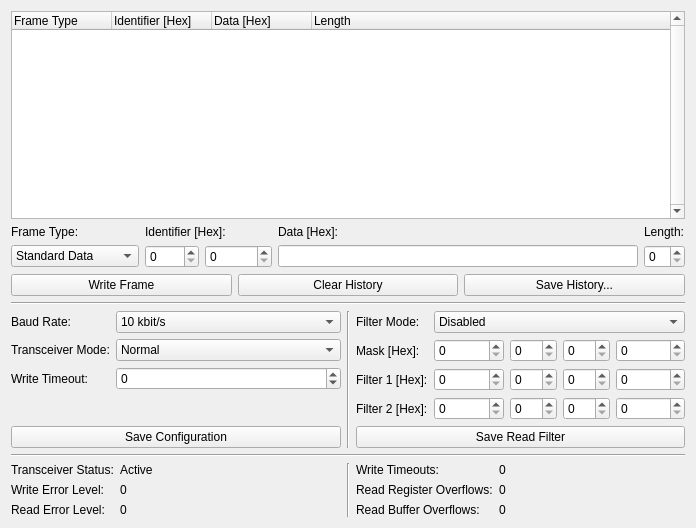
<?xml version="1.0" encoding="UTF-8"?>
<ui version="4.0">
 <class>CAN</class>
 <widget class="QWidget" name="CAN">
  <property name="geometry">
   <rect>
    <x>0</x>
    <y>0</y>
    <width>696</width>
    <height>528</height>
   </rect>
  </property>
  <property name="windowTitle">
   <string>Form</string>
  </property>
  <layout class="QVBoxLayout" name="verticalLayout">
   <item>
    <widget class="QTreeWidget" name="tree_frames">
     <property name="sizePolicy">
      <sizepolicy hsizetype="Expanding" vsizetype="Expanding">
       <horstretch>0</horstretch>
       <verstretch>1</verstretch>
      </sizepolicy>
     </property>
     <property name="minimumSize">
      <size>
       <width>0</width>
       <height>100</height>
      </size>
     </property>
     <property name="verticalScrollBarPolicy">
      <enum>Qt::ScrollBarAlwaysOn</enum>
     </property>
     <property name="rootIsDecorated">
      <bool>false</bool>
     </property>
     <column>
      <property name="text">
       <string>Frame Type</string>
      </property>
     </column>
     <column>
      <property name="text">
       <string>Identifier [Hex]</string>
      </property>
     </column>
     <column>
      <property name="text">
       <string>Data [Hex]</string>
      </property>
     </column>
     <column>
      <property name="text">
       <string>Length</string>
      </property>
     </column>
    </widget>
   </item>
   <item>
    <layout class="QGridLayout" name="gridLayout">
     <item row="0" column="0">
      <widget class="QLabel" name="label">
       <property name="text">
        <string>Frame Type:</string>
       </property>
      </widget>
     </item>
     <item row="0" column="1">
      <widget class="QLabel" name="label_3">
       <property name="text">
        <string>Identifier [Hex]:</string>
       </property>
      </widget>
     </item>
     <item row="0" column="3">
      <widget class="QLabel" name="label_4">
       <property name="text">
        <string>Length:</string>
       </property>
      </widget>
     </item>
     <item row="0" column="2">
      <widget class="QLabel" name="label_2">
       <property name="text">
        <string>Data [Hex]:</string>
       </property>
      </widget>
     </item>
     <item row="2" column="0" colspan="4">
      <layout class="QHBoxLayout" name="horizontalLayout_6">
       <item>
        <widget class="QPushButton" name="button_write_frame">
         <property name="text">
          <string>Write Frame</string>
         </property>
        </widget>
       </item>
       <item>
        <widget class="QPushButton" name="button_clear_history">
         <property name="text">
          <string>Clear History</string>
         </property>
        </widget>
       </item>
       <item>
        <widget class="QPushButton" name="button_save_history">
         <property name="text">
          <string>Save History...</string>
         </property>
        </widget>
       </item>
      </layout>
     </item>
     <item row="1" column="1">
      <layout class="QHBoxLayout" name="horizontalLayout_7">
       <item>
        <widget class="SpinBoxHex" name="spin_identifier_standard">
         <property name="sizePolicy">
          <sizepolicy hsizetype="Minimum" vsizetype="Fixed">
           <horstretch>0</horstretch>
           <verstretch>0</verstretch>
          </sizepolicy>
         </property>
         <property name="maximum">
          <number>2047</number>
         </property>
        </widget>
       </item>
       <item>
        <widget class="SpinBoxHex" name="spin_identifier_extended">
         <property name="maximum">
          <number>536870911</number>
         </property>
        </widget>
       </item>
      </layout>
     </item>
     <item row="1" column="0">
      <widget class="QComboBox" name="combo_frame_type">
       <item>
        <property name="text">
         <string>Standard Data</string>
        </property>
       </item>
       <item>
        <property name="text">
         <string>Standard Remote</string>
        </property>
       </item>
       <item>
        <property name="text">
         <string>Extended Data</string>
        </property>
       </item>
       <item>
        <property name="text">
         <string>Extended Remote</string>
        </property>
       </item>
      </widget>
     </item>
     <item row="1" column="2">
      <widget class="QLineEdit" name="edit_data"/>
     </item>
     <item row="1" column="3">
      <widget class="QSpinBox" name="spin_length">
       <property name="maximum">
        <number>15</number>
       </property>
      </widget>
     </item>
    </layout>
   </item>
   <item>
    <widget class="Line" name="line_3">
     <property name="orientation">
      <enum>Qt::Horizontal</enum>
     </property>
    </widget>
   </item>
   <item>
    <layout class="QHBoxLayout" name="horizontalLayout_4">
     <item>
      <layout class="QGridLayout" name="gridLayout_2">
       <item row="0" column="0">
        <widget class="QLabel" name="label_6">
         <property name="text">
          <string>Baud Rate:</string>
         </property>
        </widget>
       </item>
       <item row="1" column="0">
        <widget class="QLabel" name="label_7">
         <property name="text">
          <string>Transceiver Mode:</string>
         </property>
        </widget>
       </item>
       <item row="2" column="0">
        <widget class="QLabel" name="label_5">
         <property name="text">
          <string>Write Timeout:</string>
         </property>
        </widget>
       </item>
       <item row="4" column="0" colspan="2">
        <widget class="QPushButton" name="button_save_configuration">
         <property name="text">
          <string>Save Configuration</string>
         </property>
        </widget>
       </item>
       <item row="2" column="1">
        <widget class="QSpinBox" name="spin_write_timeout">
         <property name="toolTip">
          <string>&lt; 0 (One-Shot), = 0 (Infinite), &gt; 0 (Milliseconds)</string>
         </property>
         <property name="minimum">
          <number>-1</number>
         </property>
         <property name="maximum">
          <number>2147483647</number>
         </property>
         <property name="value">
          <number>0</number>
         </property>
        </widget>
       </item>
       <item row="1" column="1">
        <widget class="QComboBox" name="combo_transceiver_mode">
         <item>
          <property name="text">
           <string>Normal</string>
          </property>
         </item>
         <item>
          <property name="text">
           <string>Loopback</string>
          </property>
         </item>
         <item>
          <property name="text">
           <string>Read Only</string>
          </property>
         </item>
        </widget>
       </item>
       <item row="0" column="1">
        <widget class="QComboBox" name="combo_baud_rate">
         <property name="sizePolicy">
          <sizepolicy hsizetype="Preferred" vsizetype="Fixed">
           <horstretch>1</horstretch>
           <verstretch>0</verstretch>
          </sizepolicy>
         </property>
         <item>
          <property name="text">
           <string>10 kbit/s</string>
          </property>
         </item>
         <item>
          <property name="text">
           <string>20 kbit/s</string>
          </property>
         </item>
         <item>
          <property name="text">
           <string>50 kbit/s</string>
          </property>
         </item>
         <item>
          <property name="text">
           <string>125 kbit/s</string>
          </property>
         </item>
         <item>
          <property name="text">
           <string>250 kbit/s</string>
          </property>
         </item>
         <item>
          <property name="text">
           <string>500 kbit/s</string>
          </property>
         </item>
         <item>
          <property name="text">
           <string>800 kbit/s</string>
          </property>
         </item>
         <item>
          <property name="text">
           <string>1000 kbit/s</string>
          </property>
         </item>
        </widget>
       </item>
       <item row="3" column="0">
        <spacer name="verticalSpacer">
         <property name="orientation">
          <enum>Qt::Vertical</enum>
         </property>
         <property name="sizeHint" stdset="0">
          <size>
           <width>20</width>
           <height>0</height>
          </size>
         </property>
        </spacer>
       </item>
      </layout>
     </item>
     <item>
      <widget class="Line" name="line">
       <property name="orientation">
        <enum>Qt::Vertical</enum>
       </property>
      </widget>
     </item>
     <item>
      <layout class="QGridLayout" name="gridLayout_3">
       <item row="0" column="0">
        <widget class="QLabel" name="label_20">
         <property name="text">
          <string>Filter Mode:</string>
         </property>
        </widget>
       </item>
       <item row="4" column="0" colspan="2">
        <widget class="QPushButton" name="button_save_read_filter">
         <property name="text">
          <string>Save Read Filter</string>
         </property>
        </widget>
       </item>
       <item row="0" column="1">
        <widget class="QComboBox" name="combo_filter_mode">
         <property name="sizePolicy">
          <sizepolicy hsizetype="Preferred" vsizetype="Fixed">
           <horstretch>1</horstretch>
           <verstretch>0</verstretch>
          </sizepolicy>
         </property>
         <item>
          <property name="text">
           <string>Disabled</string>
          </property>
         </item>
         <item>
          <property name="text">
           <string>Accept All</string>
          </property>
         </item>
         <item>
          <property name="text">
           <string>Match Standard</string>
          </property>
         </item>
         <item>
          <property name="text">
           <string>Match Standard and Data</string>
          </property>
         </item>
         <item>
          <property name="text">
           <string>Match Extended</string>
          </property>
         </item>
        </widget>
       </item>
       <item row="1" column="1">
        <layout class="QHBoxLayout" name="horizontalLayout">
         <item>
          <widget class="SpinBoxHex" name="spin_filter_mask_standard">
           <property name="sizePolicy">
            <sizepolicy hsizetype="Minimum" vsizetype="Fixed">
             <horstretch>1</horstretch>
             <verstretch>0</verstretch>
            </sizepolicy>
           </property>
           <property name="maximum">
            <number>2047</number>
           </property>
          </widget>
         </item>
         <item>
          <widget class="SpinBoxHex" name="spin_filter_mask_data1">
           <property name="maximum">
            <number>255</number>
           </property>
          </widget>
         </item>
         <item>
          <widget class="SpinBoxHex" name="spin_filter_mask_data2">
           <property name="maximum">
            <number>255</number>
           </property>
          </widget>
         </item>
         <item>
          <widget class="SpinBoxHex" name="spin_filter_mask_extended">
           <property name="sizePolicy">
            <sizepolicy hsizetype="Minimum" vsizetype="Fixed">
             <horstretch>1</horstretch>
             <verstretch>0</verstretch>
            </sizepolicy>
           </property>
           <property name="maximum">
            <number>536870911</number>
           </property>
          </widget>
         </item>
        </layout>
       </item>
       <item row="1" column="0">
        <widget class="QLabel" name="label_22">
         <property name="text">
          <string>Mask [Hex]:</string>
         </property>
        </widget>
       </item>
       <item row="2" column="0">
        <widget class="QLabel" name="label_23">
         <property name="text">
          <string>Filter 1 [Hex]:</string>
         </property>
        </widget>
       </item>
       <item row="3" column="1">
        <layout class="QHBoxLayout" name="horizontalLayout_2">
         <item>
          <widget class="SpinBoxHex" name="spin_filter2_standard">
           <property name="sizePolicy">
            <sizepolicy hsizetype="Minimum" vsizetype="Fixed">
             <horstretch>1</horstretch>
             <verstretch>0</verstretch>
            </sizepolicy>
           </property>
           <property name="maximum">
            <number>2047</number>
           </property>
          </widget>
         </item>
         <item>
          <widget class="SpinBoxHex" name="spin_filter2_data1">
           <property name="maximum">
            <number>255</number>
           </property>
          </widget>
         </item>
         <item>
          <widget class="SpinBoxHex" name="spin_filter2_data2">
           <property name="maximum">
            <number>255</number>
           </property>
          </widget>
         </item>
         <item>
          <widget class="SpinBoxHex" name="spin_filter2_extended">
           <property name="sizePolicy">
            <sizepolicy hsizetype="Minimum" vsizetype="Fixed">
             <horstretch>1</horstretch>
             <verstretch>0</verstretch>
            </sizepolicy>
           </property>
           <property name="maximum">
            <number>536870911</number>
           </property>
          </widget>
         </item>
        </layout>
       </item>
       <item row="3" column="0">
        <widget class="QLabel" name="label_21">
         <property name="text">
          <string>Filter 2 [Hex]:</string>
         </property>
        </widget>
       </item>
       <item row="2" column="1">
        <layout class="QHBoxLayout" name="horizontalLayout_3">
         <item>
          <widget class="SpinBoxHex" name="spin_filter1_standard">
           <property name="sizePolicy">
            <sizepolicy hsizetype="Minimum" vsizetype="Fixed">
             <horstretch>1</horstretch>
             <verstretch>0</verstretch>
            </sizepolicy>
           </property>
           <property name="maximum">
            <number>2047</number>
           </property>
          </widget>
         </item>
         <item>
          <widget class="SpinBoxHex" name="spin_filter1_data1">
           <property name="maximum">
            <number>255</number>
           </property>
          </widget>
         </item>
         <item>
          <widget class="SpinBoxHex" name="spin_filter1_data2">
           <property name="maximum">
            <number>255</number>
           </property>
          </widget>
         </item>
         <item>
          <widget class="SpinBoxHex" name="spin_filter1_extended">
           <property name="sizePolicy">
            <sizepolicy hsizetype="Minimum" vsizetype="Fixed">
             <horstretch>1</horstretch>
             <verstretch>0</verstretch>
            </sizepolicy>
           </property>
           <property name="maximum">
            <number>536870911</number>
           </property>
          </widget>
         </item>
        </layout>
       </item>
      </layout>
     </item>
    </layout>
   </item>
   <item>
    <widget class="Line" name="line_4">
     <property name="orientation">
      <enum>Qt::Horizontal</enum>
     </property>
    </widget>
   </item>
   <item>
    <layout class="QHBoxLayout" name="horizontalLayout_5">
     <item>
      <layout class="QGridLayout" name="gridLayout_4">
       <item row="2" column="0">
        <widget class="QLabel" name="label_8">
         <property name="text">
          <string>Read Error Level:</string>
         </property>
        </widget>
       </item>
       <item row="0" column="0">
        <widget class="QLabel" name="label_9">
         <property name="text">
          <string>Transceiver Status:</string>
         </property>
        </widget>
       </item>
       <item row="1" column="0">
        <widget class="QLabel" name="label_10">
         <property name="text">
          <string>Write Error Level:</string>
         </property>
        </widget>
       </item>
       <item row="0" column="1">
        <widget class="QLabel" name="label_transceiver_status">
         <property name="sizePolicy">
          <sizepolicy hsizetype="Preferred" vsizetype="Preferred">
           <horstretch>1</horstretch>
           <verstretch>0</verstretch>
          </sizepolicy>
         </property>
         <property name="text">
          <string>Active</string>
         </property>
        </widget>
       </item>
       <item row="1" column="1">
        <widget class="QLabel" name="label_write_error_level">
         <property name="text">
          <string>0</string>
         </property>
        </widget>
       </item>
       <item row="2" column="1">
        <widget class="QLabel" name="label_read_error_level">
         <property name="text">
          <string>0</string>
         </property>
        </widget>
       </item>
      </layout>
     </item>
     <item>
      <widget class="Line" name="line_2">
       <property name="orientation">
        <enum>Qt::Vertical</enum>
       </property>
      </widget>
     </item>
     <item>
      <layout class="QGridLayout" name="gridLayout_5">
       <item row="2" column="1">
        <widget class="QLabel" name="label_read_buffer_overflows">
         <property name="text">
          <string>0</string>
         </property>
        </widget>
       </item>
       <item row="2" column="0">
        <widget class="QLabel" name="label_12">
         <property name="text">
          <string>Read Buffer Overflows:</string>
         </property>
        </widget>
       </item>
       <item row="1" column="0">
        <widget class="QLabel" name="label_16">
         <property name="text">
          <string>Read Register Overflows:</string>
         </property>
        </widget>
       </item>
       <item row="0" column="0">
        <widget class="QLabel" name="label_17">
         <property name="text">
          <string>Write Timeouts:</string>
         </property>
        </widget>
       </item>
       <item row="0" column="1">
        <widget class="QLabel" name="label_write_timeouts">
         <property name="sizePolicy">
          <sizepolicy hsizetype="Preferred" vsizetype="Preferred">
           <horstretch>1</horstretch>
           <verstretch>0</verstretch>
          </sizepolicy>
         </property>
         <property name="text">
          <string>0</string>
         </property>
        </widget>
       </item>
       <item row="1" column="1">
        <widget class="QLabel" name="label_read_register_overflows">
         <property name="text">
          <string>0</string>
         </property>
        </widget>
       </item>
      </layout>
     </item>
    </layout>
   </item>
  </layout>
 </widget>
 <customwidgets>
  <customwidget>
   <class>SpinBoxHex</class>
   <extends>QSpinBox</extends>
   <header location="global">brickv.spin_box_hex</header>
  </customwidget>
 </customwidgets>
 <resources/>
 <connections/>
</ui>
